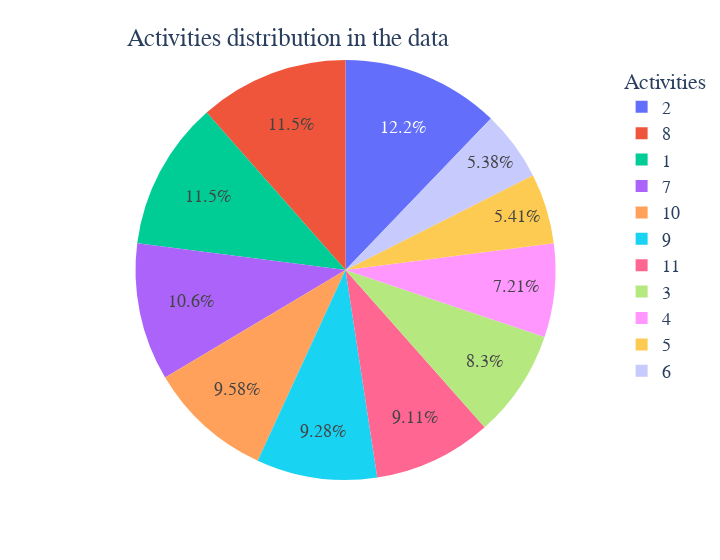

The cell this chart's notebook holds for it:
### Code cell
fig = px.pie(train, names='label',width=720)
fig.update_layout(
    title={
        'text': "Activities distribution in the data",
        'y':0.95,
        'x':0.40,
        'xanchor': 'center',
        'yanchor': 'top'},
         legend_title ="Activities",
         font=dict(
         family="Arial",
         size=18))
fig.show()

### Figure 1 — Plotly figure (JSON) as saved in the notebook; plotly's stock layout.template omitted (floating-point values rounded to 4 significant figures; data arrays with more than 128 entries replaced by an {"elided": "..."} marker saying what was removed)
{"data": [{"domain": {"x": [0, 1], "y": [0, 1]}, "hovertemplate": "label=%{label}<extra></extra>", "labels": {"elided": "100000 int values"}, "legendgroup": "", "name": "", "showlegend": true, "type": "pie"}], "layout": {"font": {"family": "Arial", "size": 18}, "legend": {"title": {"text": "Activities"}, "tracegroupgap": 0}, "margin": {"t": 60}, "title": {"text": "Activities distribution in the data", "x": 0.4, "xanchor": "center", "y": 0.95, "yanchor": "top"}, "width": 720}}
